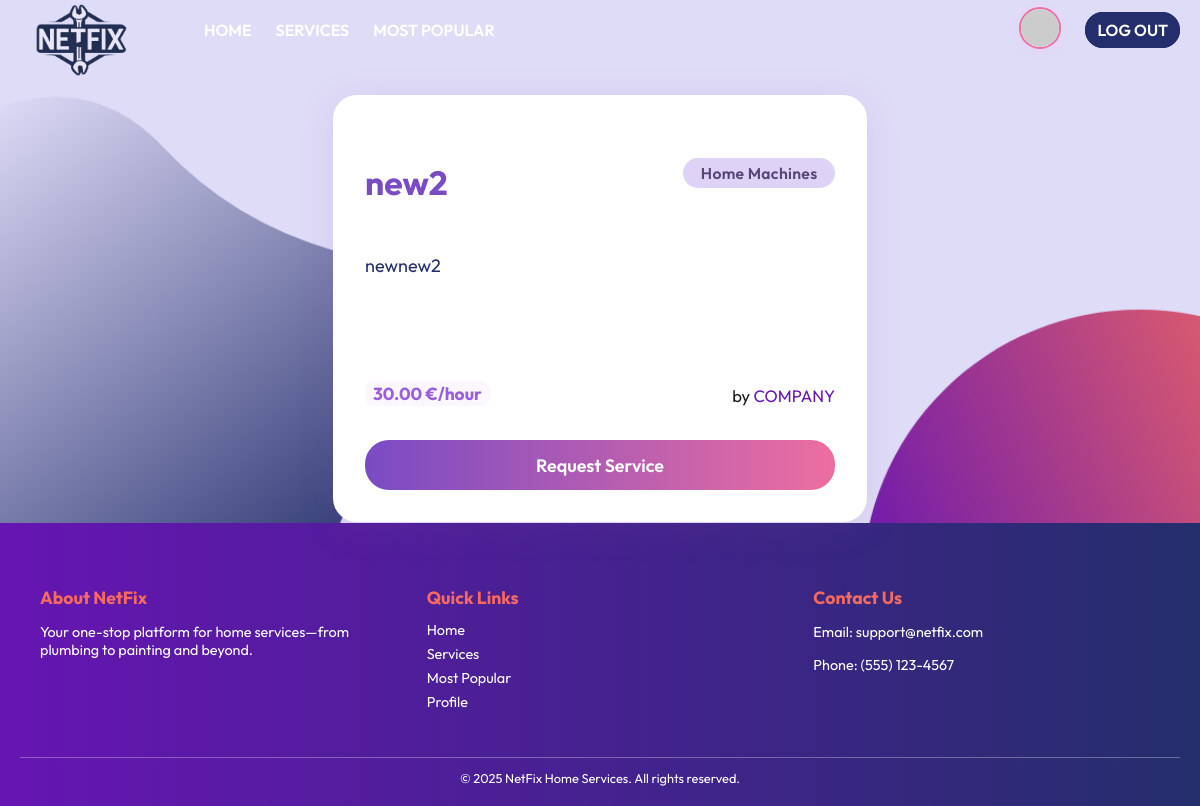
/services/19 (signed in), run on the app's committed database.
### services/models.py (models this page shows, shortened)
class Service(models.Model):
    FIELD_CHOICES = (
        ('Air Conditioner', 'Air Conditioner'),
        ('Carpentry', 'Carpentry'),
        ('Electricity', 'Electricity'),
        ('Gardening', 'Gardening'),
        ('Home Machines', 'Home Machines'),
        ('Housekeeping', 'Housekeeping'),  # Fixed spelling!
        ('Interior Design', 'Interior Design'),
        ('Locks', 'Locks'),
        ('Painting', 'Painting'),
        ('Plumbing', 'Plumbing'),
        ('Water Heaters', 'Water Heaters'),
    )
    company = models.ForeignKey(Company, on_delete=models.CASCADE)
    name = models.CharField(max_length=40)
    description = models.TextField()
    price_per_hour = models.DecimalField(decimal_places=2, max_digits=7)
    rating = models.IntegerField(
        validators=[MinValueValidator(0), MaxValueValidator(5)],
        default=0
    )
    field = models.CharField(max_length=30, choices=FIELD_CHOICES)
    date_created = models.DateTimeField(auto_now_add=True)

### users/models.py (models this page shows, shortened)
class Company(models.Model):
    FIELD_CHOICES = [
        ("Air Conditioner", "Air Conditioner"),
        ("All in One",      "All in One"),
        ("Carpentry",       "Carpentry"),
        ("Electricity",     "Electricity"),
        ("Gardening",       "Gardening"),
        ("Home Machines",   "Home Machines"),
        ("Housekeeping",    "Housekeeping"),
        ("Interior Design", "Interior Design"),
        ("Locks",           "Locks"),
        ("Painting",        "Painting"),
        ("Plumbing",        "Plumbing"),
        ("Water Heaters",   "Water Heaters"),
    ]
    user = models.OneToOneField(
        User,
        on_delete=models.CASCADE,
        primary_key=True,
        related_name="company_profile"
    )
    field_of_work = models.CharField(
        max_length=30,
        choices=FIELD_CHOICES,
        default="All in One",
    )
    rating = models.IntegerField(
        validators=[MinValueValidator(0), MaxValueValidator(5)],
        default=0,
    )
    avatar_index = models.CharField(
        max_length=2,
        default='1',
        choices=[(str(i), f"Avatar {i}") for i in "123456789ABCDEFGHIJK"]
    )

class User(AbstractUser):
    is_company = models.BooleanField(default=False)
    is_customer = models.BooleanField(default=False)
    email = models.CharField(max_length=100, unique=True)

### services/views.py (the view)
# urls.py: path('<int:id>', v.index, name='index'),
def index(request, id):
    service = Service.objects.get(id=id)
    return render(request, 'services/single_service.html', {'service': service})

### services/templates/services/single_service.html (shortened to what this page needs)
{% extends 'main/base.html' %}
{% block content %}
<div class="service_card detail-card">
    <div class="service_card_top">
        <h2 class="detail-title">{{ service.name }}</h2>
        <span class="service_field field-{{ service.field|slugify }}">{{ service.field }}</span>
    </div>
    <p class="service_desc" style="font-size:1.13rem; margin: 1.1rem 0 2rem 0;">
        {{ service.description }}
    </p>
    <div class="service_card_bottom">
        <span class="service_price">{{ service.price_per_hour }} €/hour</span>
        <span class="service_company">
            by
            <a href="{% url 'users:company_profile' service.company.user %}">
                {{ service.company.user }}
            </a>
        </span>
    </div>
    {% if request.user.is_authenticated and request.user.is_customer %}
        <a href="/services/{{ service.id }}/request_service/" class="service_details_btn">
            Request Service
        </a>
    {% endif %}
</div>
{% endblock %}

### static/css/style.css (style rules this page uses)
:root { --color-primary: #242E6C; --color-secondary: #6615B2; --color-bg: #DFDCF7; --color-accent: #F66B5E; --color-hover: #A734CD; --color-text: #242E6C; --color-white: #ffffff; }
body { background: var(--color-bg) url('/static/images/login.png') center center/cover no-repeat; color: var(--color-text); font-family: 'Outfit', sans-serif; margin: 0; padding: 0; }
a { color: var(--color-secondary); text-decoration: none; }
html, body { overflow-x: hidden; height: 100%; margin: 0; }
body { display: flex; flex-direction: column; }
.service_card { background: white; border-radius: 1.5rem; box-shadow: 0 4px 16px rgba(60, 40, 120, 0.07); padding: 2rem; display: flex; flex-direction: column; justify-content: space-between; transition: box-shadow 0.2s; margin-bottom: 4rem; position: relative; }
.service_card_top { display: flex; justify-content: space-between; align-items: center; gap: 0.7rem; margin-bottom: 1.5rem; }
.service_desc { margin: 1rem 0; color: var(--color-text, #1a1347); min-height: 60px; font-size: 1.13rem; }
.service_card_bottom { display: flex; justify-content: space-between; align-items: flex-end; margin-top: 2.2rem; font-size: 1.04rem; color: #1a1a1a; gap: 2.2rem; width: 100%; }
.service_price { background: #fcf6ff; border-radius: .6rem; padding: .1rem 0.5rem; font-weight: 700; color: #985edb; font-size: 1.09rem; }
.service_details_btn, .request-btn { background: linear-gradient(90deg, #794bc4 0%, #ed6ea0 100%); color: white; border-radius: 1.5rem; padding: 0.85rem 0; text-align: center; text-decoration: none; font-weight: 600; margin-top: 2.1rem; width: 100%; transition: background 0.2s; border: none; outline: none; display: block; font-size: 1.12rem; }
.service_field { background: #f3ecfa; color: #794bc4; font-size: .98rem; border-radius: 1.2rem; padding: .3rem 1.1rem; font-weight: 600; letter-spacing: 0.02em; margin-left: 0.5rem; display: inline-block; }
.field-home-machines { background: #ded3f6; color: #574678; }
.detail-card { max-width: 470px; margin: 2.2rem auto 0 auto; padding: 2.4rem 2rem 2rem 2rem; box-shadow: 0 6px 36px rgba(130,88,159,0.13); }
.detail-title { font-size: 2.1rem; font-weight: 700; margin-bottom: .5rem; color: #794bc4; }

### data on the page
Service: name "new2", field "Home Machines", description "newnew2", price_per_hour "30.00", company.user "COMPANY"
